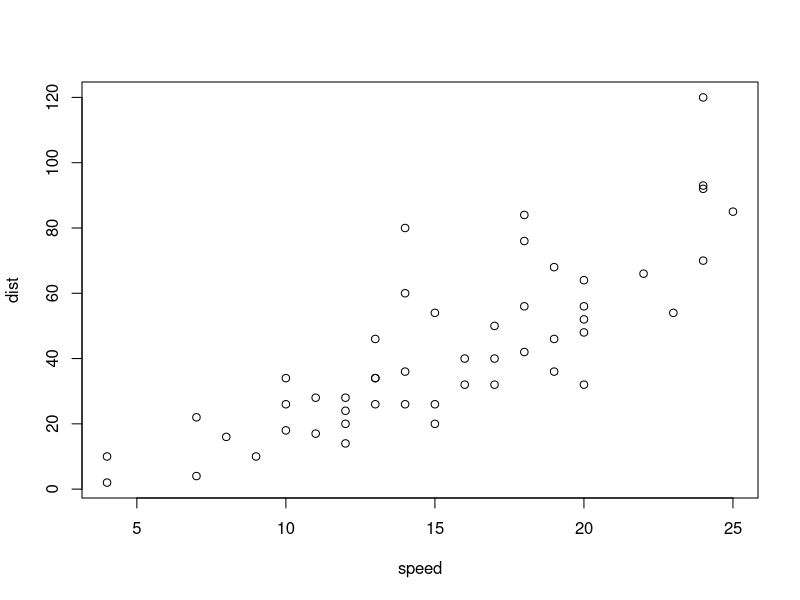
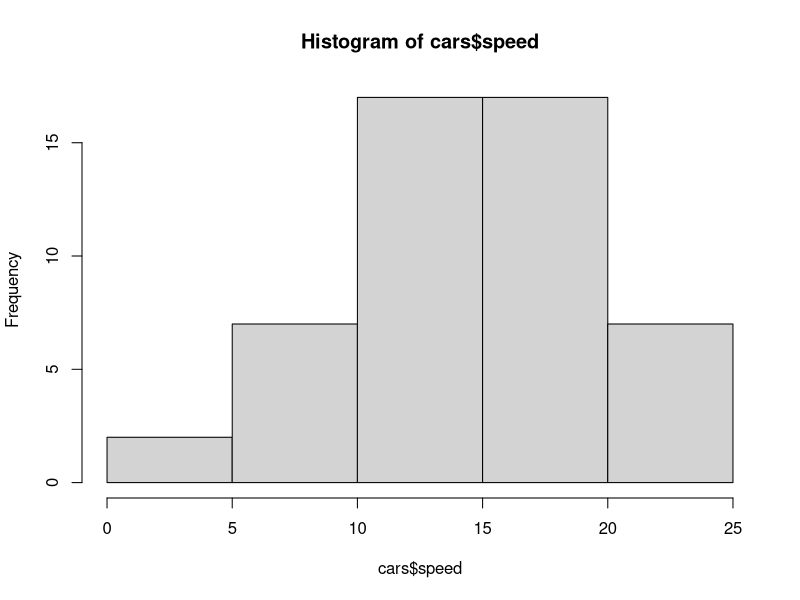
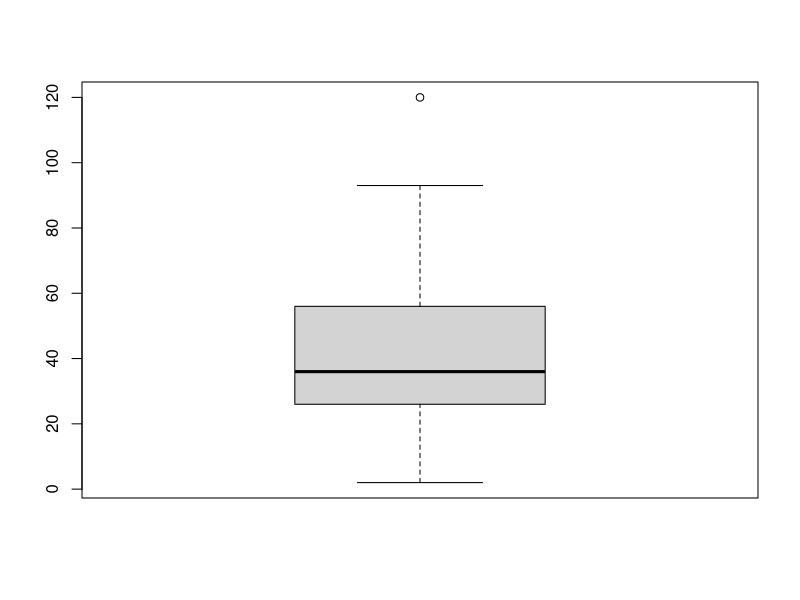

These figures' R source, in order:
## ---- chunk 1
data(cars)
str(cars)
summary(cars)
plot(cars)
## ---- chunk 2
hist(cars$speed)
boxplot(cars$dist)
